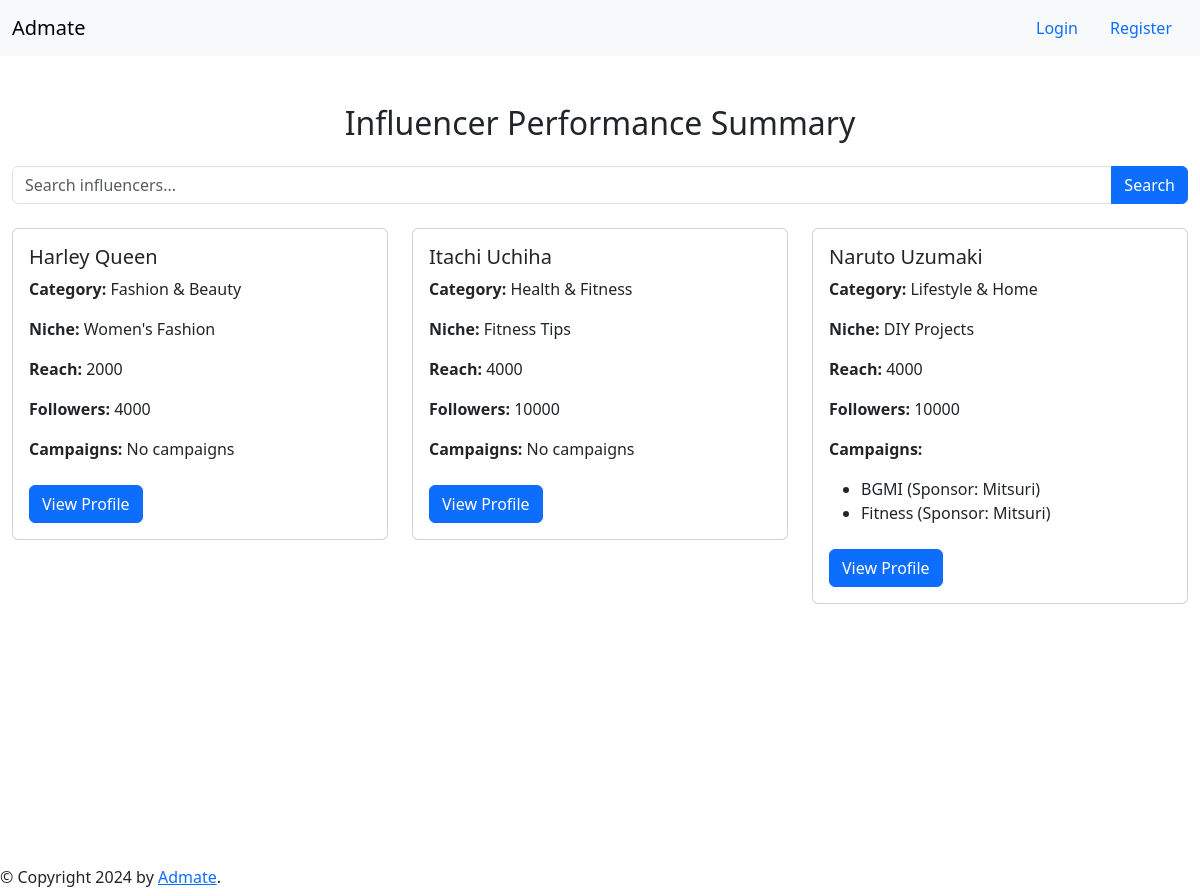
Screenshot of /summary_influencers with the database file from the repository.
### application/models.py (models this page shows, shortened)
class InfluencerProfile(db.Model):
    id = db.Column(db.Integer, primary_key=True)
    user = db.Column(db.String(20), db.ForeignKey('user.username'))
    first_name = db.Column(db.String(64))
    last_name = db.Column(db.String(64))
    email = db.Column(db.String(120), nullable=False)
    phone = db.Column(db.String(30), nullable=False)
    bio = db.Column(db.String(256), nullable=False)
    instagram_handle = db.Column(db.String(64), nullable=False)
    facebook_handle = db.Column(db.String(64), nullable=False)
    youtube_handle = db.Column(db.String(64), nullable=False)
    blog_url = db.Column(db.String(100), nullable=False)
    followers_count = db.Column(db.Integer)
    total_engagement = db.Column(db.Integer)
    total_views = db.Column(db.Integer)
    reach = db.Column(db.Integer)
    age = db.Column(db.Integer)
    gender = db.Column(db.String(10))
    location = db.Column(db.String(30))
    language = db.Column(db.String(20))
    category_id = db.Column(db.Integer, db.ForeignKey('categories.category_id'))
    niche_id = db.Column(db.Integer, db.ForeignKey('niche.niche_id'))
    price = db.Column(db.Float)
    flagged = db.Column(db.Boolean, default=False)
    category = db.relationship('Categories', backref='influencers', lazy=True)
    niche = db.relationship('Niche', backref='influencers', lazy=True)

class Categories(db.Model):
    category_id = db.Column(db.Integer, primary_key=True)
    name = db.Column(db.String(30), nullable=False, unique=True)
    description = db.Column(db.String(100), nullable=True)
    niches = db.relationship('Niche', backref='category', lazy=True)

class Niche(db.Model):
    niche_id = db.Column(db.Integer, primary_key=True)
    category_id = db.Column(db.Integer, db.ForeignKey('categories.category_id'), nullable=True)
    name = db.Column(db.String(30), nullable=False)
    description = db.Column(db.String(100), nullable=True)

class Campaign(db.Model):
    id = db.Column(db.Integer, primary_key=True)
    sponsor_id = db.Column(db.Integer, db.ForeignKey('sponsor_profile.id'))
    user = db.Column(db.String(20), db.ForeignKey('user.username'))
    name = db.Column(db.String(64))
    description = db.Column(db.String(256))
    start_date = db.Column(db.Date)
    end_date = db.Column(db.Date)
    budget = db.Column(db.Float)
    status = db.Column(db.String(23), default=True)
    category_id = db.Column(db.Integer, db.ForeignKey('categories.category_id'))
    niche_id = db.Column(db.Integer, db.ForeignKey('niche.niche_id'))
    flagged = db.Column(db.Boolean, default=False)
    influencer_id = db.Column(db.Integer, db.ForeignKey('influencer_profile.id'))
    category = db.relationship('Categories', backref='campaigns', lazy=True)
    niche = db.relationship('Niche', backref='campaigns', lazy=True)
    sponsor = db.relationship('SponsorProfile', backref='campaigns', lazy=True)
    influencer = relationship('InfluencerProfile', foreign_keys=[influencer_id], backref='campaigns')

### application/routes.py (the view)
@app.route('/summary_influencers')
def summary_influencer():
    influencers = InfluencerProfile.query.filter_by(flagged=False).all()
    campaign = Campaign.query.all()
    return render_template('summary_influencer.html', influencers=influencers, campaign=campaign)

### templates/summary_influencer.html (shortened to what this page needs)
{% extends 'nav_link.html' %}
{% block content %}
<div class="container-fluid mt-5">
    <h2 class="text-center mb-4">Influencer Performance Summary</h2>
    <form method="POST" action="{{ url_for('search_influencer')}}" class="mb-4">
        <div class="input-group">
            <input type="text" name="search" class="form-control" placeholder="Search influencers..." value="{{ request.args.get('search', '') }}">
            <button class="btn btn-primary" type="submit">Search</button>
        </div>
    </form>
    <div class="row">
        {% for influencer in influencers %}
        <div class="col-md-4">
            <div class="card mb-4">
                <div class="card-body">
                    <h5 class="card-title">{{ influencer.first_name }} {{ influencer.last_name}}</h5>
                    <p class="card-text"><strong>Category:</strong> {{ influencer.category.name }}</p>
                    <p class="card-text"><strong>Niche:</strong> {{ influencer.niche.name }}</p>
                    <p class="card-text"><strong>Reach:</strong> {{ influencer.reach }}</p>
                    <p class="card-text"><strong>Followers:</strong> {{ influencer.followers_count }}</p>
                    {% if influencer.campaigns %}
                        <p class="card-text"><strong>Campaigns:</strong></p>
                        <ul>
                            {% for campaign in influencer.campaigns %}
                                <li>{{ campaign.name }} (Sponsor: {{ campaign.user | capitalize }})</li>
                            {% endfor %}
                        </ul>
                    {% else %}
                        <p class="card-text"><strong>Campaigns:</strong> No campaigns</p>
                    {% endif %}
                    <a href="{{ url_for('profile_view_influencer', user=influencer.user) }}" class="btn btn-primary mt-2">View Profile</a>
                </div>
            </div>
        </div>
        {% endfor %}
    </div>
</div>
{% endblock content %}

### rows the page displays
InfluencerProfile: first_name "Harley", last_name "Queen", category.name "Fashion & Beauty", niche.name "Women's Fashion", reach "2000", followers_count "4000", shows "Campaigns:"
InfluencerProfile: first_name "Itachi", last_name "Uchiha", category.name "Health & Fitness", niche.name "Fitness Tips", reach "4000", followers_count "10000", shows "Campaigns:"
InfluencerProfile: first_name "Naruto", last_name "Uzumaki", category.name "Lifestyle & Home", niche.name "DIY Projects", reach "4000", followers_count "10000"
Campaign: name "BGMI", user "Mitsuri"
Campaign: name "Fitness", user "Mitsuri"
